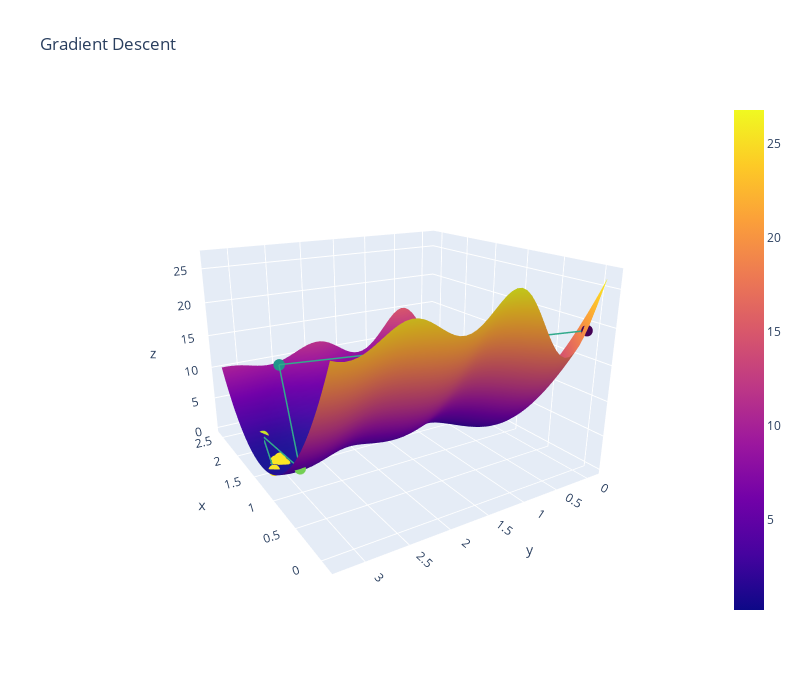

The code cell stored with this chart in its notebook:
### Code cell
# Run me to see another 3D plot (stochastic gradient descent)
plot_3d(thetas_stoch[:, 0], thetas_stoch[:, 1], loss_stoch, average_squared_loss, sin_model, x, y)
